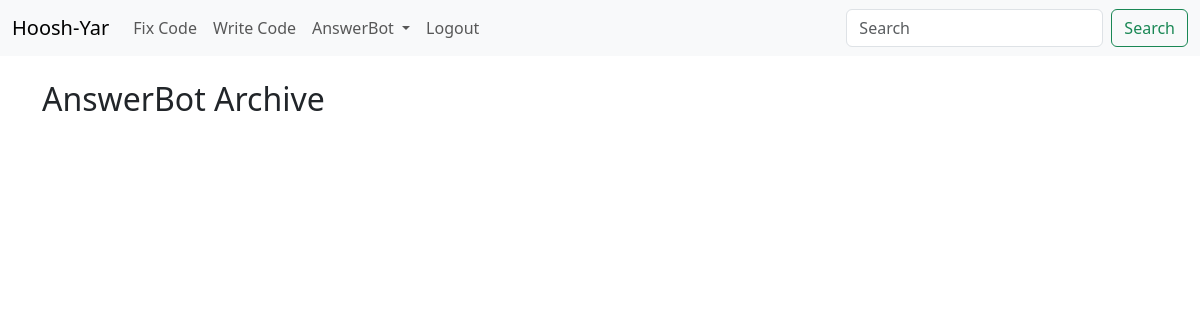
The page /ask-me-archive/ (signed in) on the database as committed earlier.
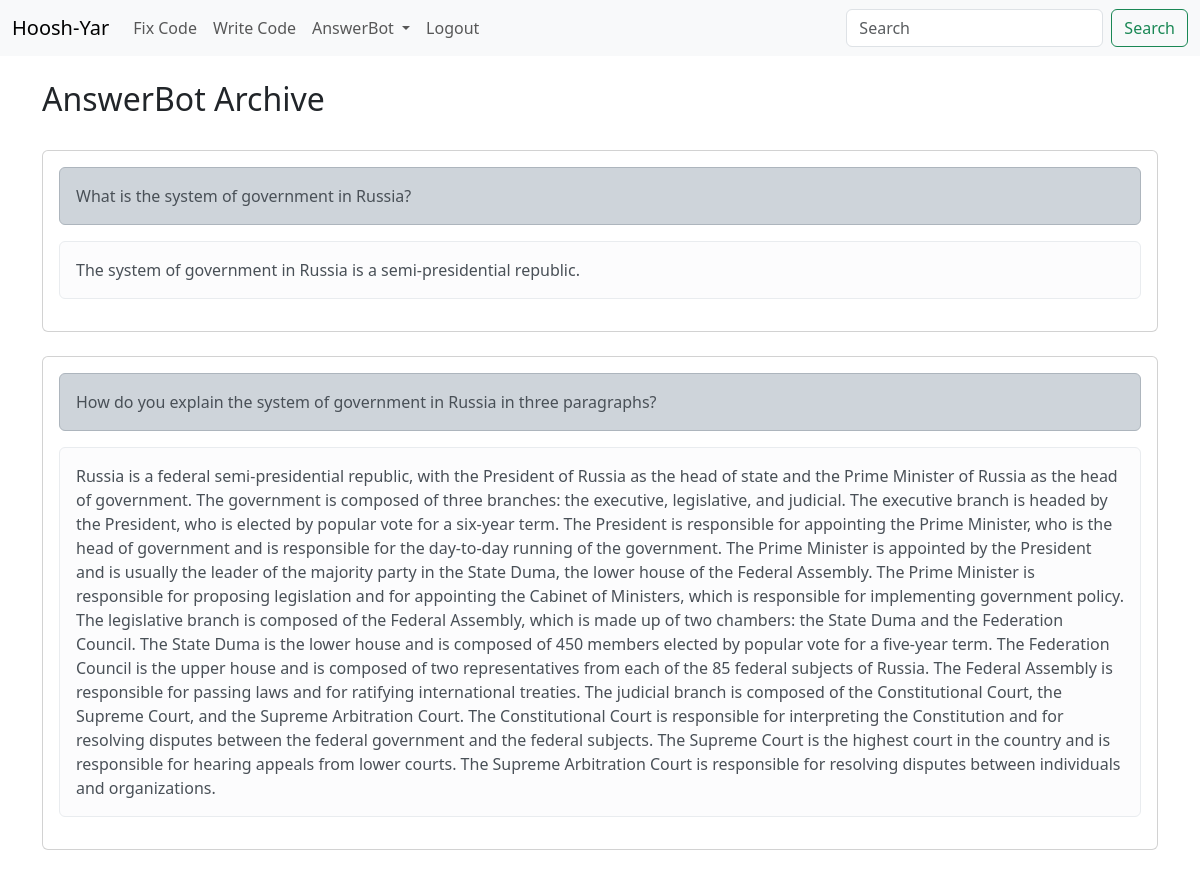
The same page on the database as committed later.
### website/models.py (models this page shows, shortened)
class Dialogue(models.Model):
	user = models.ForeignKey(User, related_name="code", on_delete=models.DO_NOTHING)
	question = models.TextField(max_length=5000)
	answer = models.TextField(max_length=5000)

### website/views.py (the view)
# urls.py: path('ask-me-archive/',views.ask_me_arch, name='ask_me_arch'),
@login_required
def ask_me_arch(request):
    dialogues = Dialogue.objects.filter(user_id=request.user.id)
    return render(request, 'ask_me_arch.html', {"dialogues":dialogues})

### website/templates/ask_me_arch.html
{% extends 'base.html' %}
{% block content %}
<h2>AnswerBot Archive</h2>
<br/>
{% if dialogues %}
    {% for dialogue in dialogues %}
    <div class="card">
        <div class="card-body">
            <div class="alert alert-dark" role="alert">
                {{ dialogue.question }}
            </div>
            <div class="alert alert-light" role="alert">
                {{ dialogue.answer }}
            </div>
        </div>
      </div>
        <br/>
    {% endfor %}
{% endif %}
{% endblock %}

### website/templates/base.html (shortened to what this page needs)
{% load static %}
<!doctype html>
<html lang="en">
  <head>
    <link href="https://cdn.jsdelivr.net/npm/bootstrap@5.3.0-alpha3/dist/css/bootstrap.min.css" rel="stylesheet">
    <Link href="{%static 'css/prism.css' %}" rel="stylesheet">
  </head>
  <body>
    {% include 'navbar.html' %}
    <div class="container">
        <br/>
        {% block content %}
        {% endblock %}
    </div>
  </body>
</html>

### website/templates/navbar.html (shortened to what this page needs)
<nav class="navbar navbar-expand-lg bg-body-tertiary">
    <div class="container-fluid">
      <a class="navbar-brand" href="{% url 'home' %}">Hoosh-Yar</a>
      <div class="collapse navbar-collapse" id="navbarSupportedContent">
        <ul class="navbar-nav me-auto mb-2 mb-lg-0">
          <li class="nav-item">
            <a class="nav-link" href="{% url 'home' %}">Fix Code</a>
          </li>
          {% if user.is_authenticated %}
            <li class="nav-item">
              <a class="nav-link" href="{% url 'write_code' %}">Write Code</a>
            </li>
            <li class="nav-item dropdown">
              <a class="nav-link dropdown-toggle" href=# role="button" data-bs-toggle="dropdown" aria-expanded="false">
                AnswerBot
              </a>
            </li>
            <li class="nav-item">
              <a class="nav-link" href="{% url 'logout' %}">Logout</a>
            </li>
        {% endif %}
        </ul>
        <form class="d-flex" role="search">
          <input class="form-control me-2" type="search" placeholder="Search" aria-label="Search">
          <button class="btn btn-outline-success" type="submit">Search</button>
        </form>
      </div>
    </div>
  </nav>

Rows that differ between the two databases and show on the page:
added Dialogue: question "What is the system of government in Russia?", answer "The system of government in Russia is a semi-presidential republic."
added Dialogue: question "How do you explain the system of government in Russia in three paragraphs?", answer "Russia is a federal semi-presidential republic, with the President of Russia as the head of state and the Prime Minister of Russia as the head of government. The government is composed of three branches: the executive, legislative, and judicial. The executive branch is headed by the President, who is elected by popular vote for a six-year term. The President is responsible for appointing the Prime Minister, who is the head of government and is responsible for the day-to-day running of the government. The Prime Minister is appointed by the President and is usually the leader of the majority party in the State Duma, the lower house of the Federal Assembly. The Prime Minister is responsible…"
